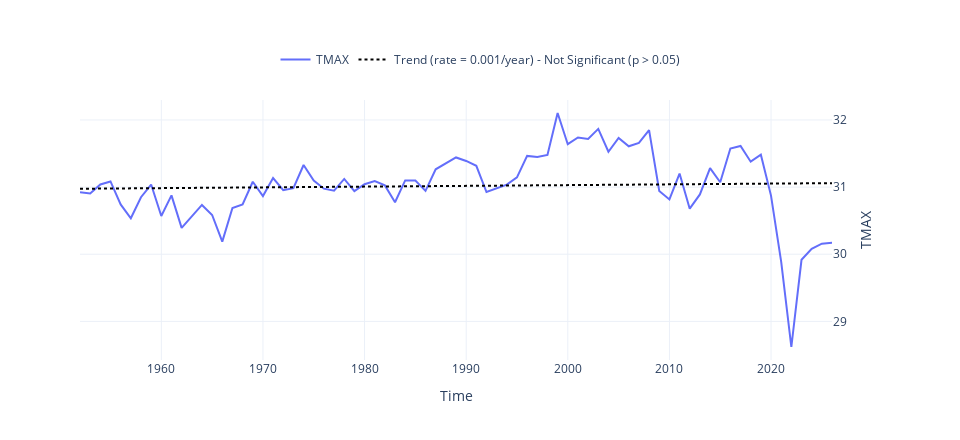

The notebook cell saved with this chart:
### Code cell
fig, TRENDS = plot_timeseries_interactive(dict_plot, trendline=True, figsize = (24, 11), return_trend = True)
fig.write_html(op.join(path_figs, 'F3_ST_max.html'), include_plotlyjs="cdn")
